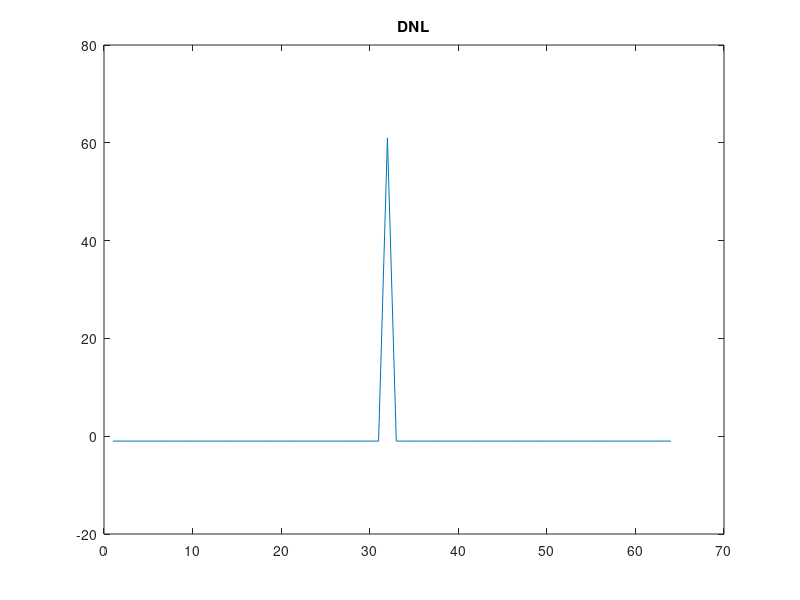
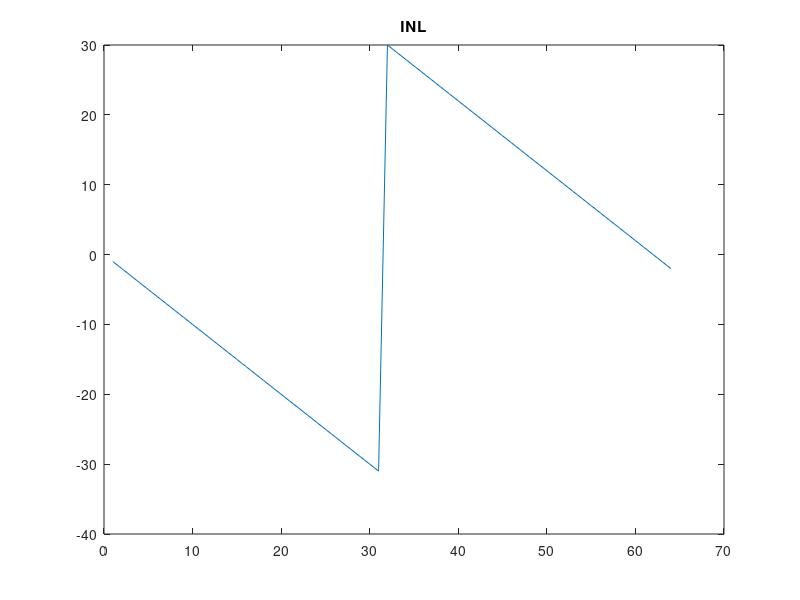

Here is the MATLAB script that generated these plots, in order:
clear all; clc;

Av = 10E7;
N = 6;%10;
C2 = 1;%0.98;
C1 = 1; 
vrefp = 1;
vrefm = -1;
vref = vrefp - vrefm;
vh = vref/8;%4;
vl = -vref/8;%4;
sample = 1;%int64(2^N*13.127901);
Vin = -0.6;%linspace(2*vrefm, 2*vrefp, sample);

%plot(Vin);

count = 1;
while count <= sample 
    
    i = 1;
    j = 2;

    while i <= N

        if i > 1
            Vin(count) = Vx(i-1);
        end

        if Vin(count) > vh
            if i < N
                Vx(i) = ((1 + C2/C1) * Vin(count) - C2/C1 * vref)/(1+(1+C2/C1)/Av);
            end
            a(N-i+1) = 1;
            b(N-i+1) = 0;
        else
            if Vin(count) < vh && Vin(count) > vl
                if i < N
                    Vx(i) = ((1 + C2/C1) * Vin(count))/(1+(1+C2/C1)/Av);
                end
                a(N-i+1) = 0;
                b(N-i+1) = 1;
            else
                if Vin(count) < vl
                    if i < N
                        Vx(i) = ((1 + C2/C1) * Vin(count) + C2/C1 * vref)/(1+(1+C2/C1)/Av);
                    end
                    a(N-i+1) = 0;
                    b(N-i+1) = 0;
                end
            end
        end
        i = i +1;
    end

    while j <= N 
        binary1(N-j+2) = b(j) + a(j-1); %Add them up as decimal. Each bit is represented as one number in an array.

        j = j + 1; 
    end
    
    binary1(1) = a(N);
    
    j=N;
    
    while j >= 1
        if binary1(j) > 1;
            binary1(j) = binary1(j)-2;   %Make sure no number is greater than 1
            if j ~= 1
                binary1(j-1) = binary1(j-1)+1;    %Carry left if > 1
            end
        end
        j = j - 1;
    end
    
    j = 1;
    
    while j <= N
        binary{j} = num2str(binary1(j));   %Convert integer into char cell by cell.
        j = j + 1;
    end
    
    binaryArray{count} = binary; 
    
    count = count + 1;
end

count1 = 1;
word = cell(1, sample);
while count1 <= sample
    count2 = 1;
    while count2 <= N
        word{count1} = [word{count1} binaryArray{count1}{count2}]; %Combine the binaries (that are one cell per bit) into one single cell.
        count2 = count2 + 1;
    end
    decimalArray(count1) = bin2dec(word{count1}); %Convert binary into decimal.
    count1 = count1 + 1;
end

histr = hist(decimalArray, 2^N);
decimalArray(decimalArray==0) = [];
decimalArray(decimalArray==2^N-1) = [];
ideal = length(decimalArray)/(2^N-2);
dnl = (histr-ideal)/ideal;

figure(1);
plot(dnl);
title('DNL');

i = 1;
while i < length(dnl)+1
    inl(i) = sum(dnl(1:i));
    i=i+1;
end

figure(2);
plot(inl);
title('INL');

% ramp=decimalArray;
% code=[0:1023];
% HPC(1:1024,1)=0;
% for j=1:1024,
%     HPC(j)=length(find(ramp==j-1));
% end
% %plot(code,HPC);
% HPC_ideal=(length(ramp)-HPC(1)-HPC(end))/(length(code)-2); %calculate ideal HPC
% 
% Input=linspace(-1,1,1022);
% 
% DNL(1:1022,1)=0;
% INL(1:1022,1)=0;
% code2=[0:1021];
% for j=1:1022,
%     DNL(j)=(HPC(j)-HPC_ideal)/HPC_ideal;
%     for m=1:j,
%         INL(j)=INL(j)+DNL(m);
%     end
% end
% plot(code2,DNL);


       
        